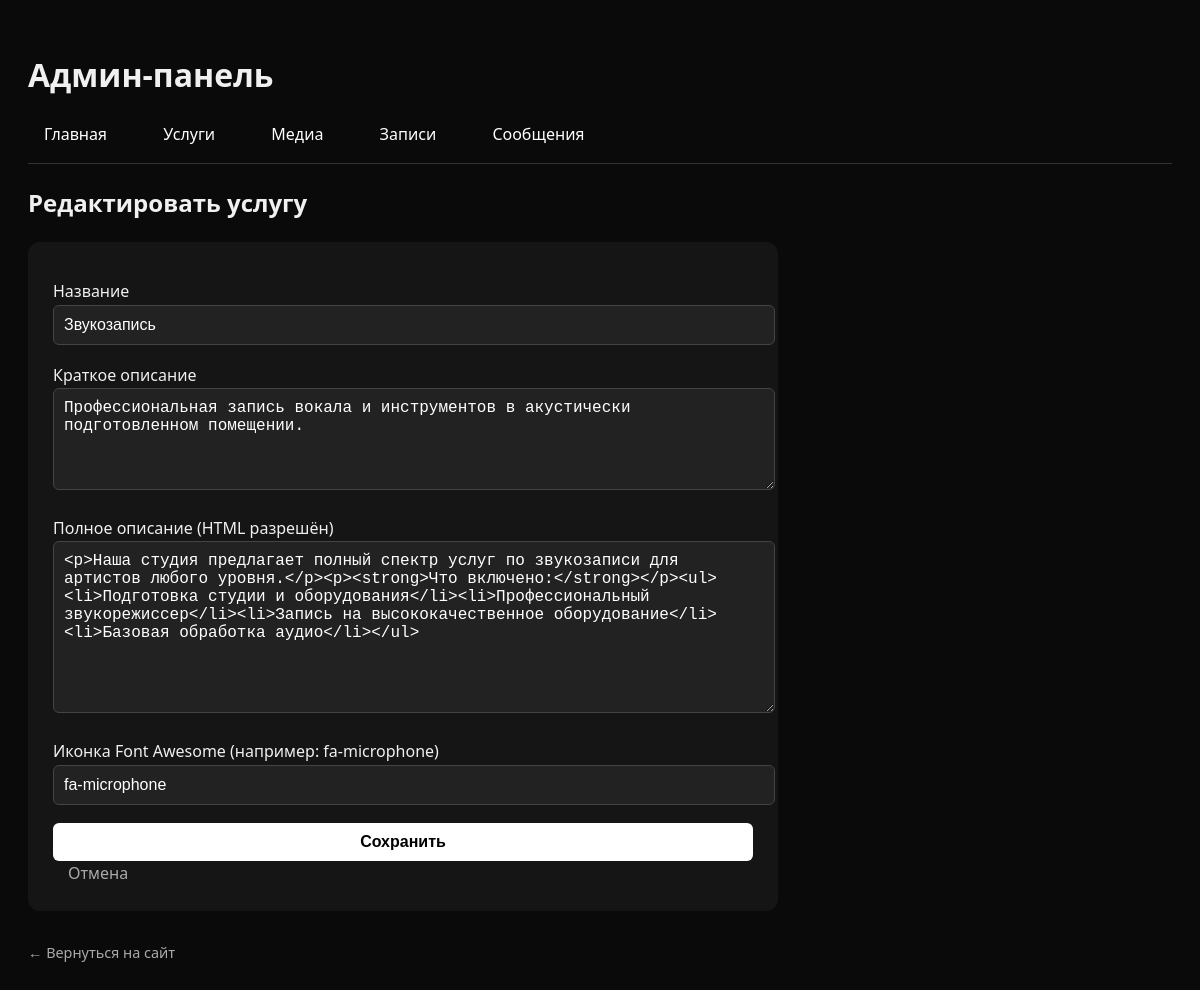
Page /admin/services/edit/1 on the committed database.
### models.py (models this page shows)
class Service(db.Model):
    id = db.Column(db.Integer, primary_key=True)
    title = db.Column(db.String(100), nullable=False)
    short_desc = db.Column(db.Text, nullable=False)
    long_desc = db.Column(db.Text, nullable=False)
    icon = db.Column(db.String(50), nullable=False)

### app.py (the view, shortened to what this page needs)
@app.route('/admin/services/edit/<int:service_id>', methods=['GET', 'POST'])
def edit_service(service_id):
    service = Service.query.get_or_404(service_id)
    return render_template('admin/edit_service.html', service=service)

### templates/admin/edit_service.html
{% extends "admin/layout.html" %}
{% block admin_content %}
<h2>Редактировать услугу</h2>
<form method="POST" style="background: #151515; padding: 25px; border-radius: 12px; max-width: 700px;">
    <div style="margin-bottom: 18px;">
        <label>Название</label>
        <input type="text" name="title" value="{{ service.title }}" required
               style="width: 100%; padding: 10px; background: #222; color: white; border: 1px solid #444;">
    </div>
    <div style="margin-bottom: 18px;">
        <label>Краткое описание</label>
        <textarea name="short_desc" required
                  style="width: 100%; padding: 10px; background: #222; color: white; border: 1px solid #444; height: 80px;">{{ service.short_desc }}</textarea>
    </div>
    <div style="margin-bottom: 18px;">
        <label>Полное описание (HTML разрешён)</label>
        <textarea name="long_desc" required
                  style="width: 100%; padding: 10px; background: #222; color: white; border: 1px solid #444; height: 150px;">{{ service.long_desc }}</textarea>
    </div>
    <div style="margin-bottom: 18px;">
        <label>Иконка Font Awesome (например: fa-microphone)</label>
        <input type="text" name="icon" value="{{ service.icon }}" required
               style="width: 100%; padding: 10px; background: #222; color: white; border: 1px solid #444;">
    </div>
    <button type="submit" style="padding: 10px 25px; background: white; color: black; border: none; border-radius: 6px; font-weight: bold;">Сохранить</button>
    <a href="{{ url_for('admin_services') }}" style="display: inline-block; margin-left: 15px; color: #aaa; text-decoration: none;">Отмена</a>
</form>
{% endblock %}

### templates/admin/layout.html (style rules this page uses)
body { background: #0a0a0a; color: #f0f0f0; font-family: 'Segoe UI', Tahoma, Geneva, Verdana, sans-serif; padding: 20px; line-height: 1.6; }
form div { margin: 12px 0; }
input, textarea, select, button { width: 100%; padding: 10px; background: #222; color: white; border: 1px solid #444; border-radius: 6px; font-size: 1rem; }
button { background: #fff; color: #000; font-weight: bold; cursor: pointer; transition: opacity 0.2s; }

### rows in the picture
Service: title "Звукозапись", short_desc "Профессиональная запись вокала и инструментов в акустически подготовленном помещении.", long_desc "<p>Наша студия предлагает полный спектр услуг по звукозаписи для артистов любого уровня.</p><p><strong>Что включено:</strong></p><ul><li>Подготовка студии и оборудования</li><li>Профессиональный звукорежиссер</li><li>Запись на высококачественное оборудование</li><li>Базовая обработка аудио</li></ul>", icon "fa-microphone"
